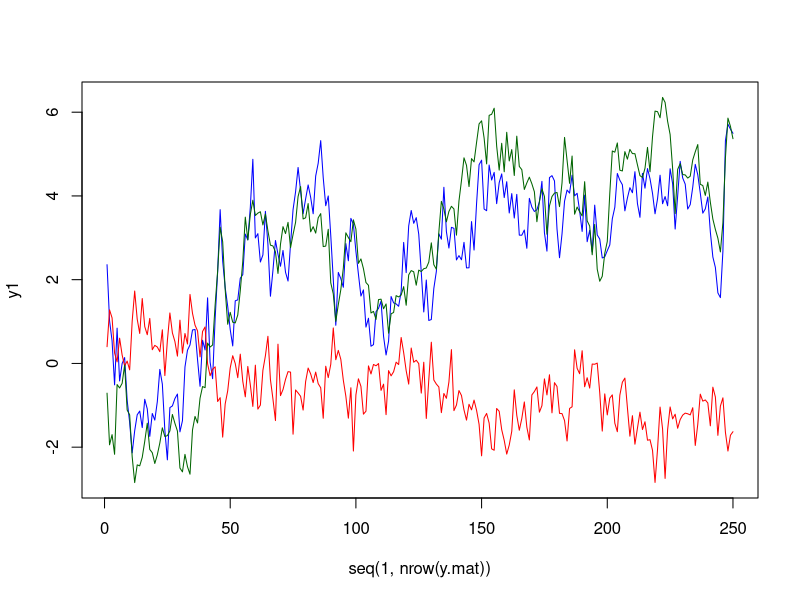
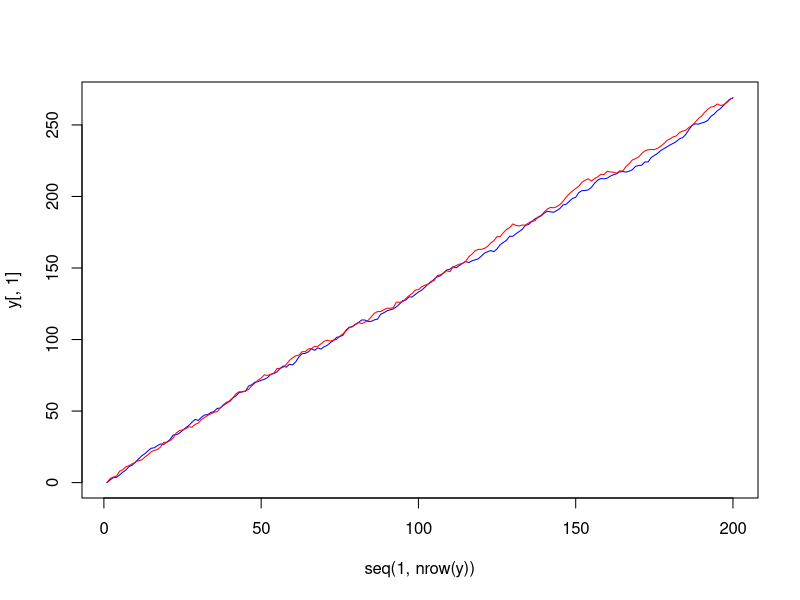

These figures' R source, in order:
## ---- chunk 1

library(knitr)
knitr::opts_chunk$set(
  include = TRUE,
  echo = TRUE,
  warning = FALSE,
  message = FALSE,
  eval = TRUE
  # fig.height = 8,
  # fig.width = 10,
  # fig.align = 'center'
  )
# options(scipen=1)
# options(width=9999)
# # See: https://stackoverflow.com/questions/36230790/missing-horizontal-scroll-bar-in-r-markdown-html-code-chunks-and-output

## ---- chunk 2

library(urca)
set.seed(12345)
e1 <- rnorm(250, 0, 0.5)
e2 <- rnorm(250, 0, 0.5)
e3 <- rnorm(250, 0, 0.5)
u1.ar1 <- arima.sim(model = list(ar = 0.75),
                    innov = e1, n = 250)
u2.ar1 <- arima.sim(model = list(ar = 0.3),
                    innov = e2, n = 250)
y3 <- cumsum(e3)
y1 <- 0.1 + 0.8 * y3 + u1.ar1
y2 <- 0.2 - 0.3 * y3 + u2.ar1
y.mat <- data.frame(y1, y2, y3)
vecm <- ca.jo(y.mat)
jo.results <- summary(vecm)
vecm.r2 <- cajorls(vecm, r = 2)
class(jo.results)
slotNames(jo.results)

## ---- chunk 3

plot(seq(1, nrow(y.mat)),
     y1,
     col = "blue",
     type = "l",
     ylim = c(min(y1, y2, y3), max(y1, y2, y3)))
lines(seq(1, nrow(y.mat)),
      y2,
      col = "red",
      type = "l")
lines(seq(1, nrow(y.mat)),
      y3,
      col = "darkgreen",
      type = "l")


## ---- chunk 4

library(MASS)

# Specify model
beta <- c(1,-1)                 # Normalized cointegrating vector                             
beta0 <- 2                      # Long-run constant                                          
beta1 <- 0                      # Long-run time trend                                        

alpha <- c(-0.1,0.1)            # Error-correction parameters                               

alpha0 <- Null(alpha %*% t(alpha))
delta0 <- alpha0*2              # Short-run intercepts using orthogonal complement of alpha   
delta1 <- alpha0*0              # Short-run time trend using orthogonal complement of alpha 

# Simulate model
t <- 200
y <- array(0, c(t,2))
v <- array(rnorm(t*2), c(t,2))

for (j in 2:t) {
  u <- beta0 + beta1*j + y[j-1,] %*% beta
  y[j,] <- y[j-1,] + t(delta0 + delta1*j + alpha*u) + v[j,]
}

## ---- chunk 5

plot(seq(1, nrow(y)),
     y[,1],
     col = "blue",
     type = "l",
     ylim = c(min(y), max(y)))
lines(seq(1, nrow(y)),
      y[,2],
      col = "red",
      type = "l")

